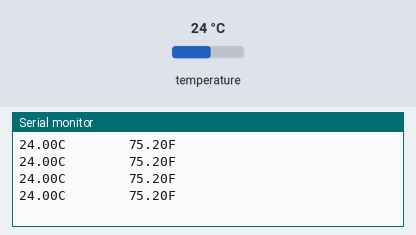
Bench run of a sketch on a simulated Arduino Uno, built with avr-gcc and run on an emulated ATmega328P. On the bench: the last lines printed to the serial monitor. The test bench sets the inputs (shaded band); at power-on: temperature 24 °C.

Above: at 1.2 s.
1.3 s: temperature set to 12 °C
At 1.71 s:
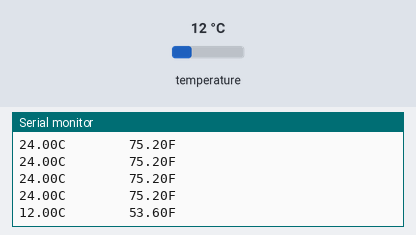
2.8 s: temperature set to 19 °C
At 2.98 s:
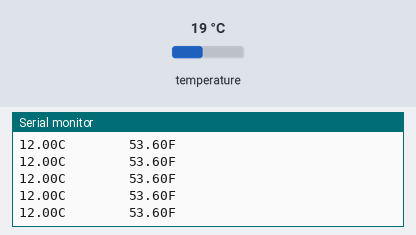
Timing chart, 0 to 5.8 s (numbered marks = the images above; inputs shaded):
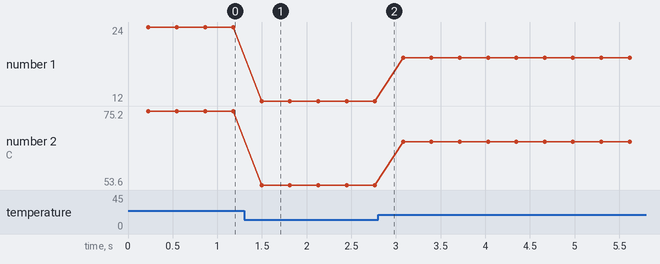

The sketch:

Project_8.1.ino
```cpp
#include <Wire.h>
#include <DallasTemperature.h>  //导入DS18B20的库

float val1;
float val2;
OneWire oneWire(3); //定义数字口3
DallasTemperature sensors(&oneWire);
DeviceAddress insideThermometer;

float ds18b20_getTemp(int w)
{
  sensors.requestTemperatures();
  if (w == 0)
  {
    return sensors.getTempC(insideThermometer);
  }
  else
  {
    return sensors.getTempF(insideThermometer);
  }
}

void setup()
{
  val1 = 0;
  val2 = 0;
  Serial.begin(9600);//设置波特率
  sensors.getAddress(insideThermometer, 0);
  sensors.setResolution(insideThermometer, 9);
}

void loop()
{
  val1 = ds18b20_getTemp(0);//获取温度C
  val2 = ds18b20_getTemp(1);//获取温度F
  Serial.print(val1);
  Serial.print("C        ");
  Serial.print(val2);
  Serial.println("F");
  delay(100);
}
```

Measured:
- after the input at 1.3 s, the serial monitor: prints a new line after 0.20 s (image 1)
- plotted number 1: 24 → 12 after the input at 1.3 s, 12 → 19 after the input at 2.8 s
- plotted number 2: 75.2 → 53.6 after the input at 1.3 s, 53.6 → 66.2 after the input at 2.8 s
